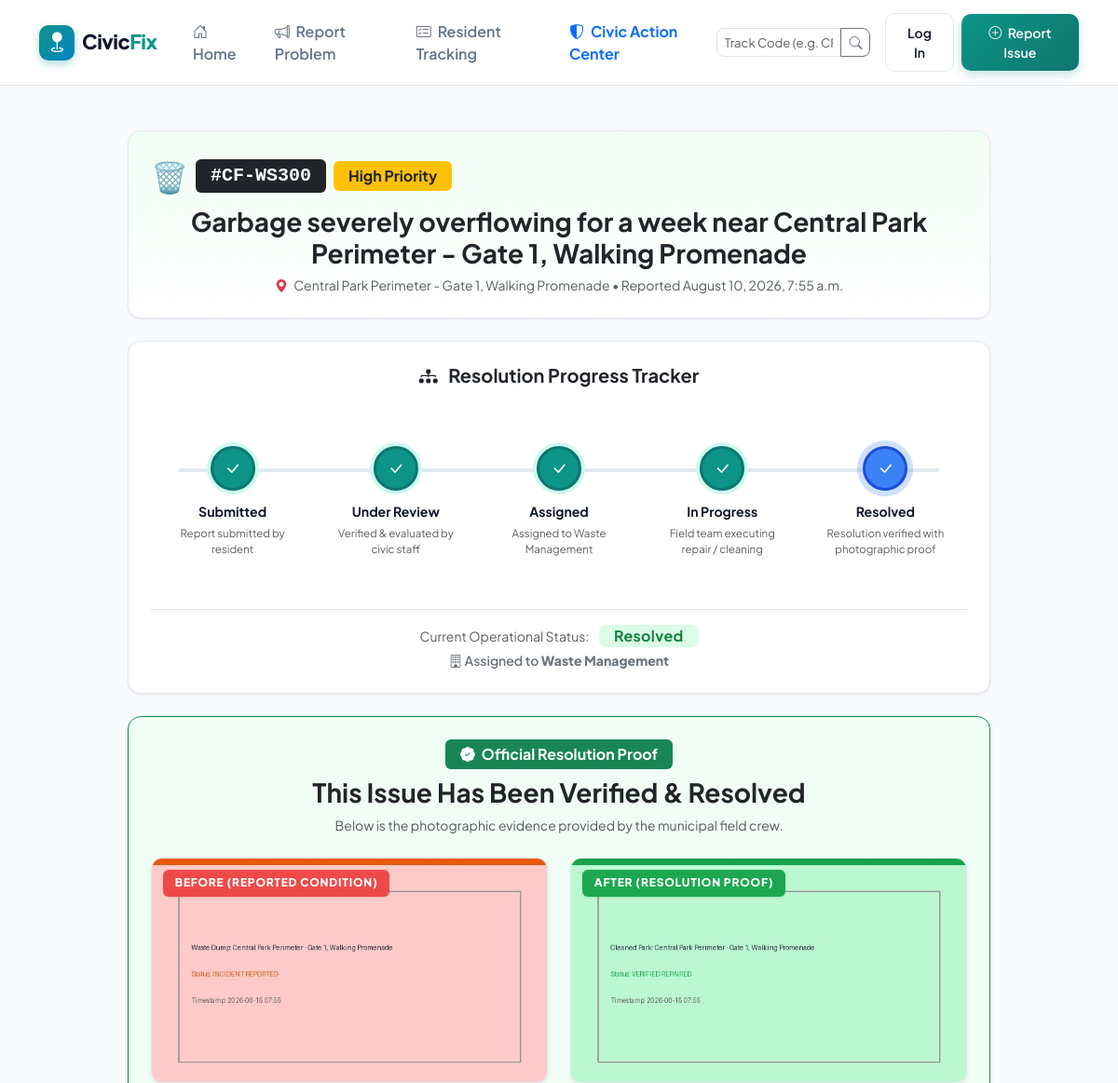
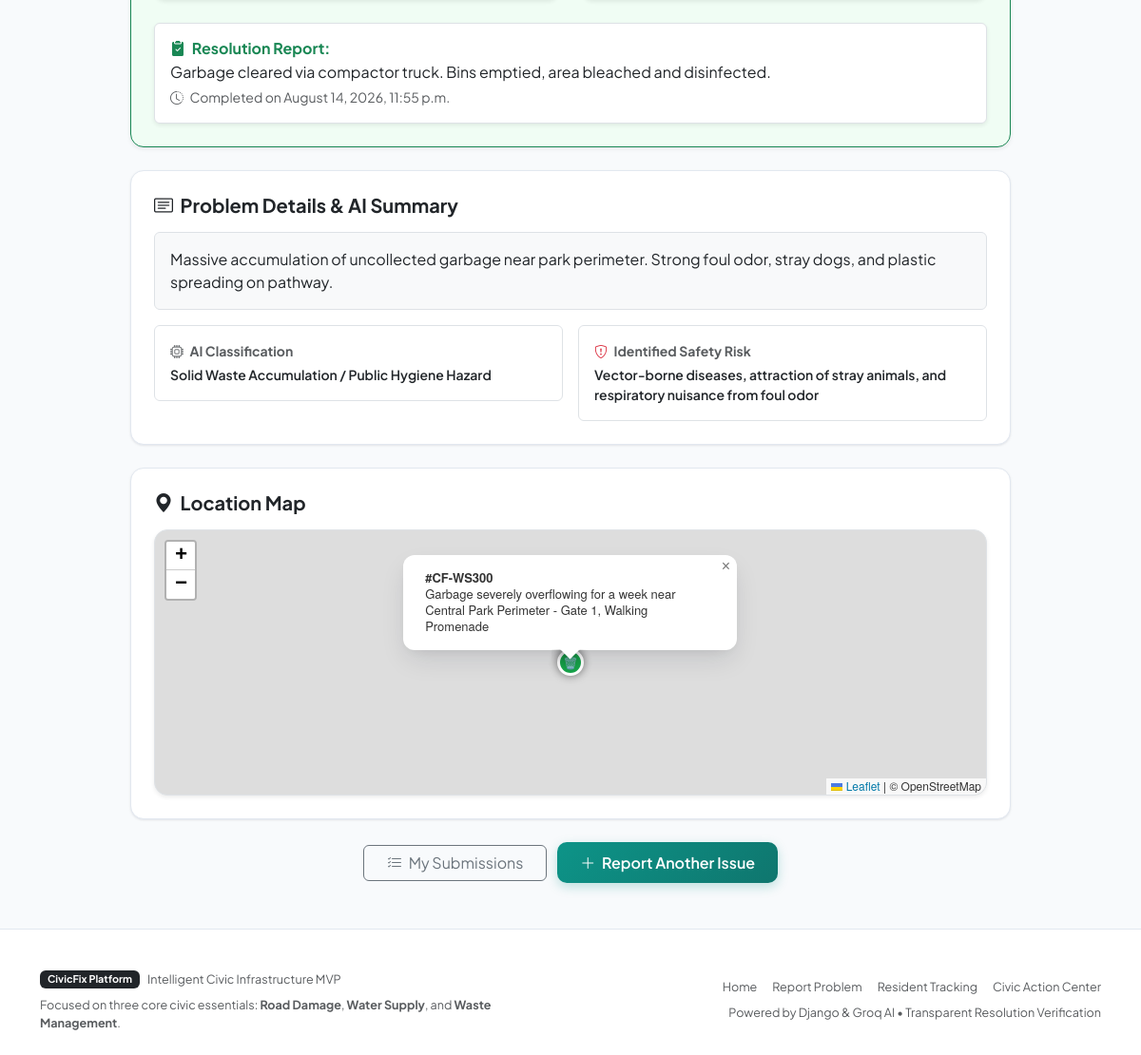
/track/CF-WS300/, run on the app's committed database (2 pictures, top to bottom).
### issues/models.py (models this page shows, shortened)
class CivicIssue(models.Model):
    CATEGORY_POTHOLE = 'pothole'
    CATEGORY_WATER = 'water'
    CATEGORY_WASTE = 'waste'
    CATEGORY_CHOICES = [
        (CATEGORY_POTHOLE, 'Potholes / Road Damage'),
        (CATEGORY_WATER, 'Water Supply Problems'),
        (CATEGORY_WASTE, 'Waste Management'),
    ]
    PRIORITY_LOW = 'Low'
    PRIORITY_MEDIUM = 'Medium'
    PRIORITY_HIGH = 'High'
    PRIORITY_CRITICAL = 'Critical'
    PRIORITY_CHOICES = [
        (PRIORITY_LOW, 'Low'),
        (PRIORITY_MEDIUM, 'Medium'),
        (PRIORITY_HIGH, 'High'),
        (PRIORITY_CRITICAL, 'Critical'),
    ]
    SEVERITY_LOW = 'Low'
    SEVERITY_MEDIUM = 'Medium'
    SEVERITY_HIGH = 'High'
    SEVERITY_CRITICAL = 'Critical'
    SEVERITY_CHOICES = [
        (SEVERITY_LOW, 'Low'),
        (SEVERITY_MEDIUM, 'Medium'),
        (SEVERITY_HIGH, 'High'),
        (SEVERITY_CRITICAL, 'Critical'),
    ]
    STATUS_SUBMITTED = 'Submitted'
    STATUS_UNDER_REVIEW = 'Under Review'
    STATUS_ASSIGNED = 'Assigned'
    STATUS_IN_PROGRESS = 'In Progress'
    STATUS_RESOLVED = 'Resolved'
    STATUS_REJECTED = 'Rejected'
    STATUS_CHOICES = [
        (STATUS_SUBMITTED, 'Submitted'),
        (STATUS_UNDER_REVIEW, 'Under Review'),
        (STATUS_ASSIGNED, 'Assigned'),
        (STATUS_IN_PROGRESS, 'In Progress'),
        (STATUS_RESOLVED, 'Resolved'),
        (STATUS_REJECTED, 'Rejected'),
    ]
    DEPT_ROAD = 'Road Maintenance'
    DEPT_WATER = 'Water Supply Department'
    DEPT_WASTE = 'Waste Management'
    DEPARTMENT_CHOICES = [
        (DEPT_ROAD, 'Road Maintenance'),
        (DEPT_WATER, 'Water Supply Department'),
        (DEPT_WASTE, 'Waste Management'),
    ]
    ROAD_CONDITION_CHOICES = [
        ('Small damage', 'Small damage'),
        ('Moderate damage', 'Moderate damage'),
        ('Large pothole', 'Large pothole'),
        ('Multiple potholes', 'Multiple potholes'),
        ('Severe road damage', 'Severe road damage'),
    ]
    WATER_PROBLEM_CHOICES = [
        ('No water supply', 'No water supply'),
        ('Low water pressure', 'Low water pressure'),
        ('Water leakage', 'Water leakage'),
        ('Irregular supply', 'Irregular supply'),
        ('Pipeline damage', 'Pipeline damage'),
        ('Other', 'Other'),
    ]
    WATER_DURATION_CHOICES = [
        ('Less than 6 hours', 'Less than 6 hours'),
        ('6–12 hours', '6–12 hours'),
        ('12–24 hours', '12–24 hours'),
        ('1–3 days', '1–3 days'),
        ('More than 3 days', 'More than 3 days'),
    ]
    AFFECTED_AREA_CHOICES = [
        ('My household', 'My household'),
        ('Few nearby households', 'Few nearby households'),
        ('Many households', 'Many households'),
        ('Large community', 'Large community'),
    ]
    WASTE_TYPE_CHOICES = [
        ('Household waste', 'Household waste'),
        ('Plastic waste', 'Plastic waste'),
        ('Construction waste', 'Construction waste'),
        ('Overflowing bin', 'Overflowing bin'),
        ('Mixed waste', 'Mixed waste'),
        ('Other', 'Other'),
    ]
    WASTE_ACCUMULATION_CHOICES = [
        ('Small', 'Small'),
        ('Moderate', 'Moderate'),
        ('Large', 'Large'),
        ('Severe', 'Severe'),
    ]
    WASTE_DURATION_CHOICES = [
        ('Today', 'Today'),
        ('1–2 days', '1–2 days'),
        ('3–7 days', '3–7 days'),
        ('More than a week', 'More than a week'),
    ]
    tracking_code = models.CharField(max_length=20, unique=True, default=generate_tracking_code)
    user = models.ForeignKey(User, on_delete=models.SET_NULL, null=True, blank=True, related_name='reported_issues')
    reporter_name = models.CharField(max_length=120, blank=True, default='Concerned Resident')
    reporter_contact = models.CharField(max_length=60, blank=True)
    issue_category = models.CharField(max_length=30, choices=CATEGORY_CHOICES)
    title = models.CharField(max_length=255)
    description = models.TextField()
    image = models.ImageField(upload_to='issues/%Y/%m/', null=True, blank=True)
    latitude = models.FloatField(null=True, blank=True)
    longitude = models.FloatField(null=True, blank=True)
    location_name = models.CharField(max_length=255, blank=True, help_text="e.g. Near College Main Gate, Sector 4")
    road_condition = models.CharField(max_length=60, choices=ROAD_CONDITION_CHOICES, null=True, blank=True)
    severity = models.CharField(max_length=30, choices=SEVERITY_CHOICES, default=SEVERITY_MEDIUM)
    water_problem_type = models.CharField(max_length=60, choices=WATER_PROBLEM_CHOICES, null=True, blank=True)
    water_duration = models.CharField(max_length=60, choices=WATER_DURATION_CHOICES, null=True, blank=True)
    affected_households = models.CharField(max_length=60, choices=AFFECTED_AREA_CHOICES, null=True, blank=True)
    waste_type = models.CharField(max_length=60, choices=WASTE_TYPE_CHOICES, null=True, blank=True)
    waste_accumulation = models.CharField(max_length=60, choices=WASTE_ACCUMULATION_CHOICES, null=True, blank=True)
    waste_duration = models.CharField(max_length=60, choices=WASTE_DURATION_CHOICES, null=True, blank=True)
    issue_type = models.CharField(max_length=120, blank=True, default='General Civic Issue')
    priority = models.CharField(max_length=30, choices=PRIORITY_CHOICES, default=PRIORITY_MEDIUM)
    safety_risk = models.CharField(max_length=255, blank=True)
    impact = models.CharField(max_length=255, blank=True)
    ai_summary = models.TextField(blank=True)
    recommended_department = models.CharField(max_length=120, blank=True)
    recommended_action = models.TextField(blank=True)
    ai_available = models.BooleanField(default=True)
    status = models.CharField(max_length=30, choices=STATUS_CHOICES, default=STATUS_SUBMITTED)
    assigned_department = models.CharField(max_length=120, choices=DEPARTMENT_CHOICES, blank=True)
    admin_action = models.TextField(blank=True)
    resolved_by = models.ForeignKey(User, on_delete=models.SET_NULL, null=True, blank=True, related_name='resolved_issues')
    points_awarded = models.BooleanField(default=False)
    resolution_image = models.ImageField(upload_to='resolutions/%Y/%m/', null=True, blank=True)
    resolution_note = models.TextField(blank=True)
    resolved_at = models.DateTimeField(null=True, blank=True)
    created_at = models.DateTimeField(default=timezone.now)
    updated_at = models.DateTimeField(auto_now=True)
    class Meta:
        ordering = ['-created_at']
        indexes = [
            models.Index(fields=['issue_category']),
            models.Index(fields=['status']),
            models.Index(fields=['priority']),
            models.Index(fields=['created_at']),
            models.Index(fields=['latitude', 'longitude']),
        ]
    @property
    def icon_emoji(self):
        icons = {
            self.CATEGORY_POTHOLE: '🕳️',
            self.CATEGORY_WATER: '💧',
            self.CATEGORY_WASTE: '🗑️',
        }
        return icons.get(self.issue_category, '📌')
    @property
    def category_color(self):
        colors = {
            self.CATEGORY_POTHOLE: '#ea580c',  # Orange / Amber
            self.CATEGORY_WATER: '#0284c7',    # Sky Blue
            self.CATEGORY_WASTE: '#16a34a',    # Emerald Green
        }
        return colors.get(self.issue_category, '#4f46e5')
    @property
    def priority_badge_class(self):
        badges = {
            self.PRIORITY_LOW: 'bg-info text-dark',
            self.PRIORITY_MEDIUM: 'bg-primary text-white',
            self.PRIORITY_HIGH: 'bg-warning text-dark',
            self.PRIORITY_CRITICAL: 'bg-danger text-white',
        }
        return badges.get(self.priority, 'bg-secondary text-white')
    @property
    def status_badge_class(self):
        badges = {
            self.STATUS_SUBMITTED: 'badge-submitted',
            self.STATUS_UNDER_REVIEW: 'badge-review',
            self.STATUS_ASSIGNED: 'badge-assigned',
            self.STATUS_IN_PROGRESS: 'badge-in-progress',
            self.STATUS_RESOLVED: 'badge-resolved',
            self.STATUS_REJECTED: 'badge-rejected',
        }
        return badges.get(self.status, 'bg-secondary')
    @property
    def is_resolved(self):
        return self.status == self.STATUS_RESOLVED
    def get_timeline_stages(self):
        stages = [
            ('Submitted', 'Report submitted by resident'),
            ('Under Review', 'Verified & evaluated by civic staff'),
            ('Assigned', f'Assigned to {self.assigned_department or "Department"}'),
            ('In Progress', 'Field team executing repair / cleaning'),
            ('Resolved', 'Resolution verified with photographic proof'),
        ]
        status_order = {
            self.STATUS_SUBMITTED: 1,
            self.STATUS_UNDER_REVIEW: 2,
            self.STATUS_ASSIGNED: 3,
            self.STATUS_IN_PROGRESS: 4,
            self.STATUS_RESOLVED: 5,
            self.STATUS_REJECTED: -1,
        }
        current_idx = status_order.get(self.status, 1)
        timeline = []
        for idx, (name, desc) in enumerate(stages, start=1):
            is_completed = (current_idx >= idx) and (self.status != self.STATUS_REJECTED)
            is_current = (current_idx == idx) and (self.status != self.STATUS_REJECTED)
            timeline.append({
                'name': name,
                'description': desc,
                'is_completed': is_completed,
                'is_current': is_current,
                'index': idx,
            })
        return timeline

### issues/views.py (the view)
# urls.py: path('track/<str:tracking_code>/', views.track_detail, name='track_detail'),
def track_detail(request, tracking_code):
    issue = get_object_or_404(CivicIssue, tracking_code=tracking_code.upper().strip())
    timeline_stages = issue.get_timeline_stages()
    nearby = []
    if issue.latitude and issue.longitude:
        nearby = find_nearby_reports(issue.latitude, issue.longitude, category=issue.issue_category, exclude_id=issue.id)
    context = {
        'issue': issue,
        'timeline_stages': timeline_stages,
        'nearby_count': len(nearby),
        'nearby_reports': nearby[:3],
    }
    return render(request, 'issues/track_detail.html', context)

### templates/issues/track_detail.html (shortened to what this page needs)
{% extends 'base.html' %}
{% load static %}
{% block content %}
<div class="container py-5">
  <div class="row justify-content-center">
    <div class="col-lg-10">
      <div class="card card-civic p-4 mb-4 text-center" style="background: linear-gradient(180deg, #f0fdf4 0%, #ffffff 100%);">
        <div class="d-inline-flex align-items-center gap-2 mb-2">
          <span class="fs-2">{{ issue.icon_emoji }}</span>
          <span class="badge bg-dark font-monospace fs-5 px-3 py-2">#{{ issue.tracking_code }}</span>
          <span class="badge {{ issue.priority_badge_class }} fs-6 px-3 py-2">{{ issue.priority }} Priority</span>
        </div>
        <h1 class="fw-bold fs-3 mb-2">{{ issue.title }}</h1>
        <p class="text-muted small mb-0">
          <i class="bi bi-geo-alt-fill text-danger me-1"></i> {{ issue.location_name|default:"Pinned Location" }} &bull; Reported {{ issue.created_at|date:"F d, Y, g:i a" }}
        </p>
      </div>
      <div class="card card-civic p-4 mb-4">
        <h5 class="fw-bold text-teal mb-4 text-center">
          <i class="bi bi-diagram-3-fill me-2"></i> Resolution Progress Tracker
        </h5>
        <div class="civic-timeline">
          {% for stage in timeline_stages %}
            <div class="timeline-node {% if stage.is_completed %}completed{% endif %} {% if stage.is_current %}current{% endif %}">
              <div class="node-icon">
                {% if stage.is_completed %}
                  <i class="bi bi-check-lg"></i>
                {% else %}
                  {{ stage.index }}
                {% endif %}
              </div>
              <div class="node-label">{{ stage.name }}</div>
              <div class="text-muted d-none d-md-block" style="font-size: 0.72rem; max-width: 140px; margin: 4px auto 0;">
                {{ stage.description }}
              </div>
            </div>
          {% endfor %}
        </div>
        <div class="text-center mt-3 pt-3 border-top">
          <span class="text-muted small">Current Operational Status:</span>
          <span class="badge badge-civic {{ issue.status_badge_class }} fs-6 ms-2 px-3 py-1">{{ issue.status }}</span>
          {% if issue.assigned_department %}
            <div class="small text-secondary fw-semibold mt-1">
              <i class="bi bi-building"></i> Assigned to <strong>{{ issue.assigned_department }}</strong>
            </div>
          {% endif %}
        </div>
      </div>
      {% if issue.is_resolved %}
        <div class="card card-civic p-4 mb-4 border-success shadow-sm" style="background: #f0fdf4;">
          <div class="text-center mb-4">
            <span class="badge bg-success px-3 py-2 fs-6 mb-2">
              <i class="bi bi-patch-check-fill me-1"></i> Official Resolution Proof
            </span>
            <h3 class="fw-bold text-dark">This Issue Has Been Verified & Resolved</h3>
            <p class="text-muted small mb-0">Below is the photographic evidence provided by the municipal field crew.</p>
          </div>
          <div class="row g-4 mb-4">
            <div class="col-md-6">
              <div class="proof-card shadow-sm">
                {% if issue.image %}
                  <img src="{{ issue.image.url }}" alt="Before">
                {% else %}
                  <div class="d-flex align-items-center justify-content-center bg-light text-muted" style="height: 260px;">
                    Reported Issue
                  </div>
                {% endif %}
                <span class="proof-badge before">BEFORE (Reported Condition)</span>
              </div>
            </div>
            <div class="col-md-6">
              <div class="proof-card shadow-sm">
                {% if issue.resolution_image %}
                  <img src="{{ issue.resolution_image.url }}" alt="After Resolution">
                {% else %}
                  <div class="d-flex align-items-center justify-content-center bg-light text-success fw-bold" style="height: 260px;">
                    Verified Clean / Repaired
                  </div>
                {% endif %}
                <span class="proof-badge after">AFTER (Resolution Proof)</span>
              </div>
            </div>
          </div>
          {% if issue.resolution_note %}
            <div class="p-3 bg-white rounded border shadow-sm">
              <h6 class="fw-bold text-success mb-1"><i class="bi bi-clipboard2-check-fill me-1"></i> Resolution Report:</h6>
              <p class="text-dark mb-1">{{ issue.resolution_note }}</p>
              {% if issue.resolved_at %}
                <div class="small text-muted">
                  <i class="bi bi-clock-history me-1"></i> Completed on {{ issue.resolved_at|date:"F d, Y, g:i a" }}
                </div>
              {% endif %}
            </div>
          {% endif %}
        </div>
      {% endif %}
      <div class="card card-civic p-4 mb-4">
        <h5 class="fw-bold text-teal mb-3">
          <i class="bi bi-card-text me-1"></i> Problem Details & AI Summary
        </h5>
        <p class="text-dark bg-light p-3 rounded border mb-3">{{ issue.description }}</p>
        <div class="row g-3 small">
          <div class="col-md-6">
            <div class="p-3 bg-white rounded border">
              <div class="text-muted fw-bold mb-1"><i class="bi bi-cpu text-teal me-1"></i> AI Classification</div>
              <div class="fw-semibold">{{ issue.issue_type|default:issue.get_issue_category_display }}</div>
            </div>
          </div>
          <div class="col-md-6">
            <div class="p-3 bg-white rounded border">
              <div class="text-muted fw-bold mb-1"><i class="bi bi-shield-exclamation text-danger me-1"></i> Identified Safety Risk</div>
              <div class="fw-semibold">{{ issue.safety_risk|default:"Standard municipal maintenance" }}</div>
            </div>
          </div>
        </div>
      </div>
      {% if issue.latitude and issue.longitude %}
        <div class="card card-civic p-4 mb-4">
          <h5 class="fw-bold text-teal mb-3">
            <i class="bi bi-geo-alt-fill me-1"></i> Location Map
          </h5>
          <div id="detail-map" class="border shadow-sm"></div>
        </div>
      {% endif %}
      <div class="text-center mt-4">
        <a href="{% url 'my_reports' %}" class="btn btn-outline-secondary px-4 me-2">
          <i class="bi bi-list-check me-1"></i> My Submissions
        </a>
        <a href="{% url 'report_issue' %}" class="btn btn-civic-primary px-4">
          <i class="bi bi-plus-lg me-1"></i> Report Another Issue
        </a>
      </div>
    </div>
  </div>
</div>
{% endblock %}

### data on the page
CivicIssue: icon_emoji "🗑️", tracking_code "CF-WS300", priority "High", title "Garbage severely overflowing for a week near Central Park Perimeter - Gate 1, Walking Promenade", location_name "Central Park Perimeter - Gate 1, Walking Promenade", created_at "August 10, 2026, 7:55 a.m.", status "Resolved", assigned_department "Waste Management", image (picture), resolution_image (picture), resolution_note "Garbage cleared via compactor truck. Bins emptied, area bleached and disinfected.", resolved_at "August 14, 2026, 11:55 p.m.", description "Massive accumulation of uncollected garbage near park perimeter. Strong foul odor, stray dogs, and plastic spreading on pathway.", issue_type "Solid Waste Accumulation / Public Hygiene Hazard", safety_risk "Vector-borne diseases, attraction of stray animals, and respiratory nuisance from foul odor"

### other printed values
{{ stage.name }} "Submitted" "Under Review" "Assigned" "In Progress" "Resolved"
{{ stage.description }} "Report submitted by resident" "Verified & evaluated by civic staff" "Assigned to Waste Management" "Field team executing repair / cleaning" "Resolution verified with photographic proof"
